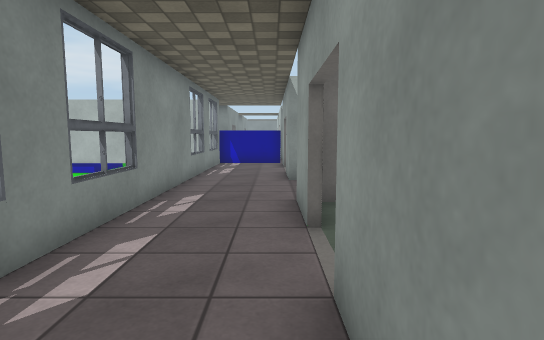
[1] (above)

24 first-person views from a walk through a scene from a Unity 3-D project. The camera is 1.3 m above the floor, tilts 6° down and sees 80° across. Doors are open. The floor is counted in squares, 1 m on a side. Each view is taken from the middle of a square. On the plan, view 1 faces up. The plan holds only what a view shows up to about 14 squares ahead; the rest is blank. The place goes on beyond the plan. The player is left out. Surface patterns are stand-ins for the level's own textures.

[2]
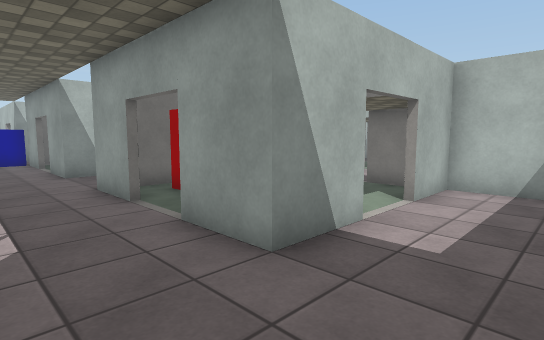

[3]
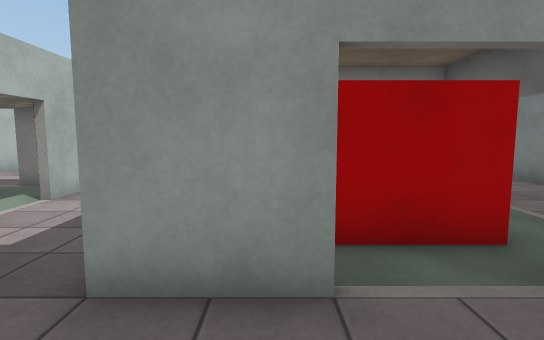

[4]
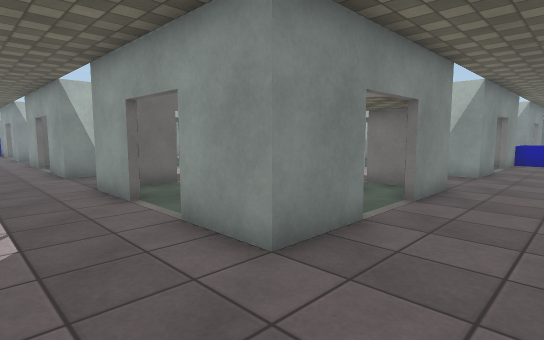

[5]
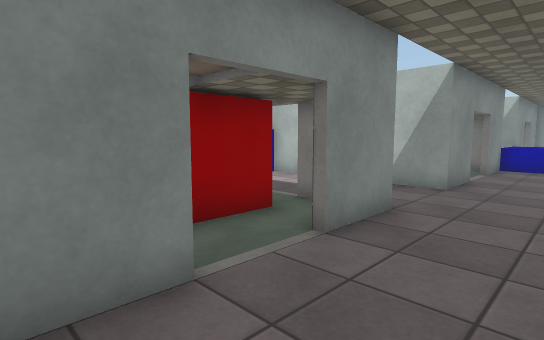

[6]
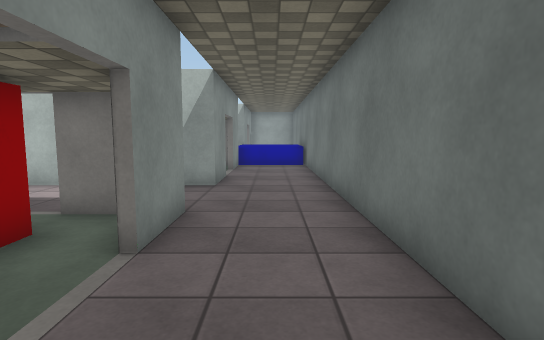

[7]
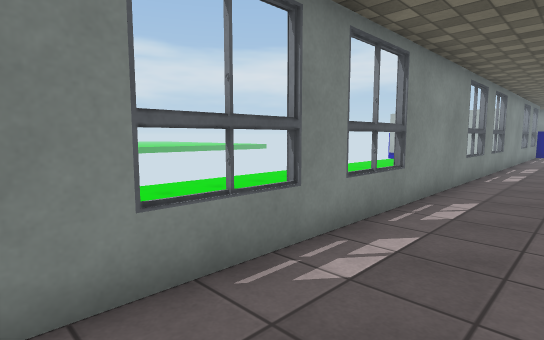

[8]
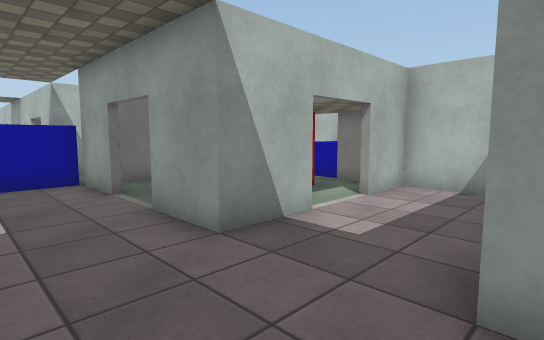

[9]
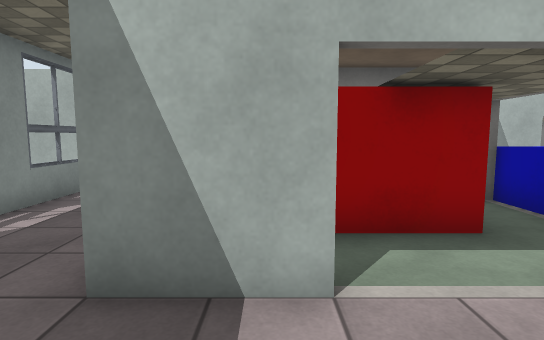

[10]
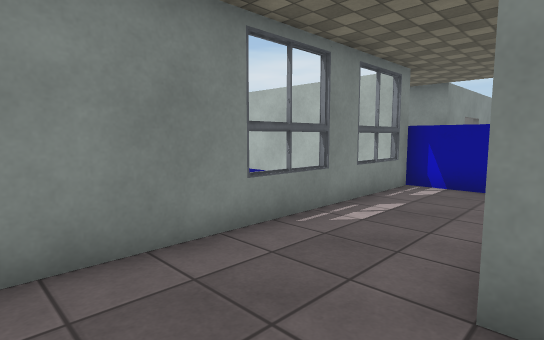

[11]
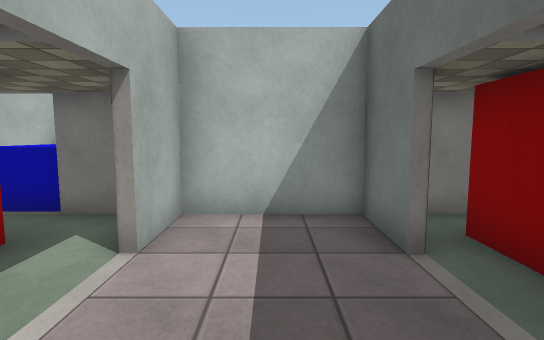

[12]
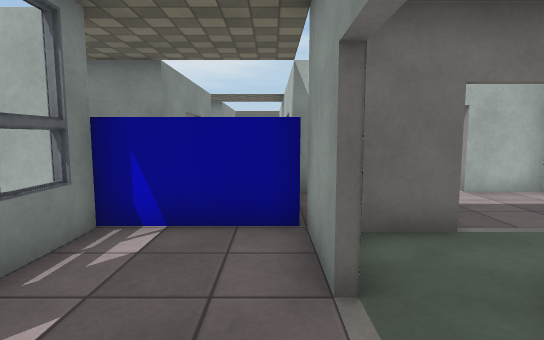

[13]
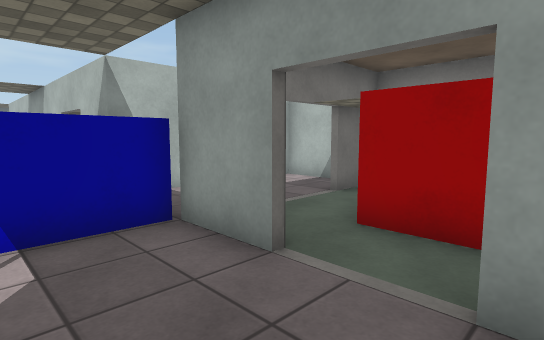

[14]
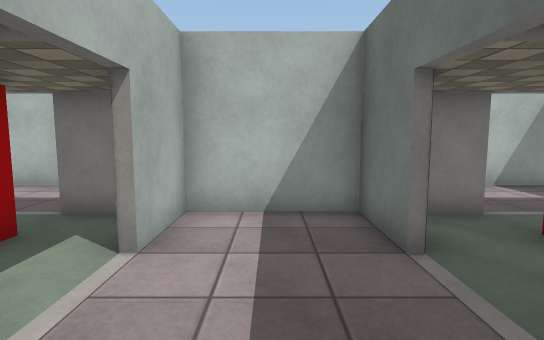

[15]
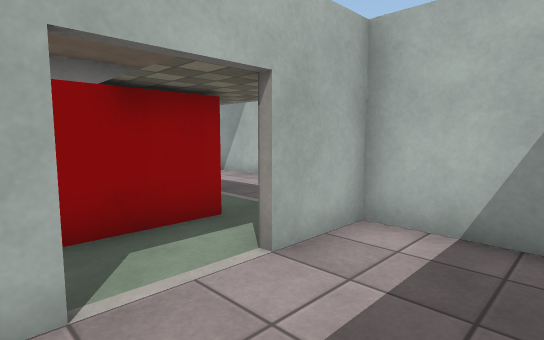

[16]
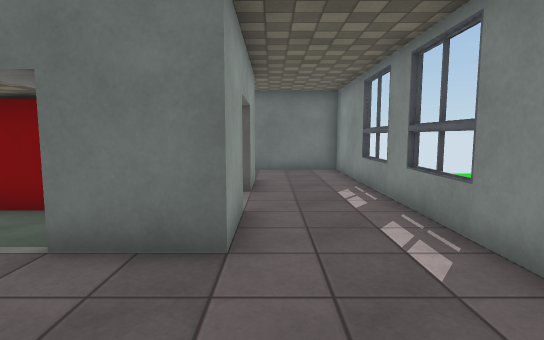

[17]
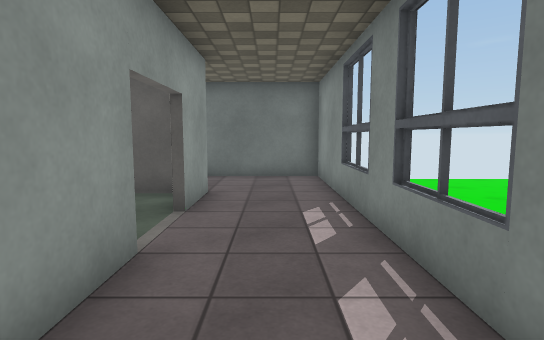

[18]
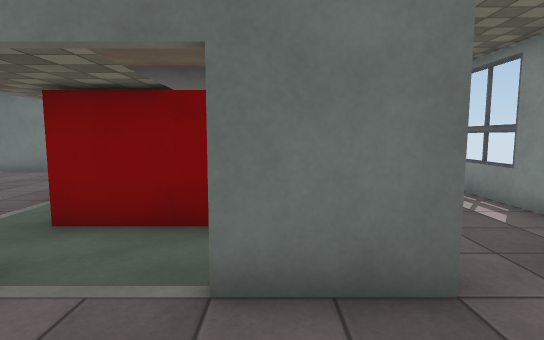

[19]
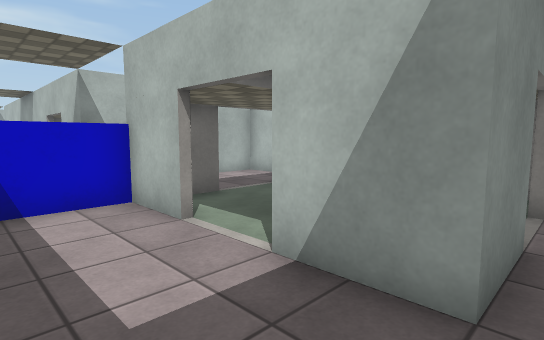

[20]
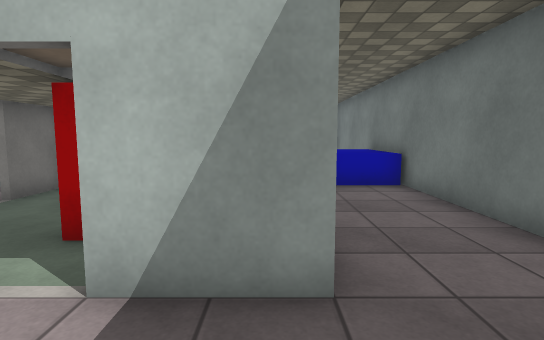

[21]
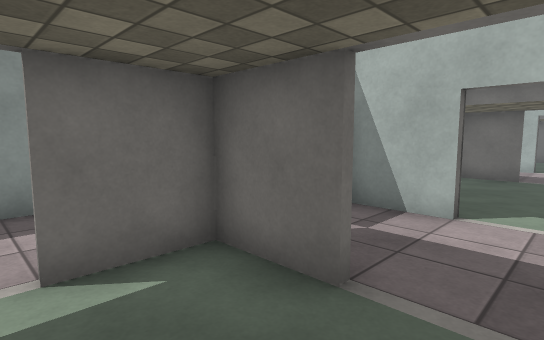

[22]
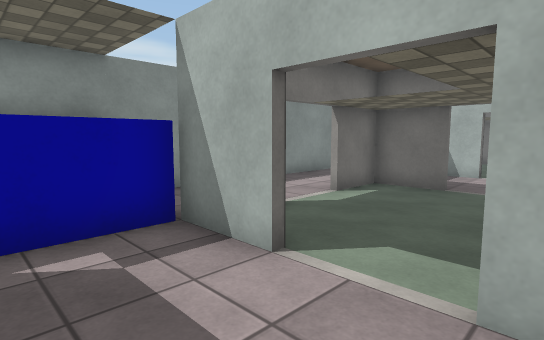

[23]
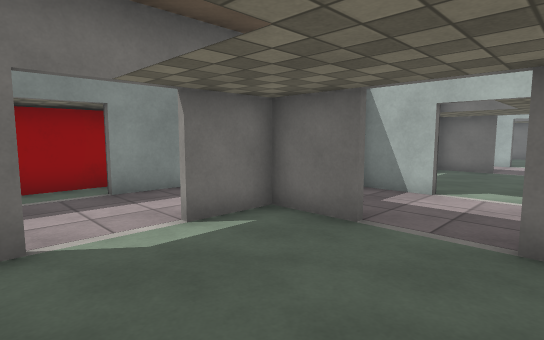

[24]
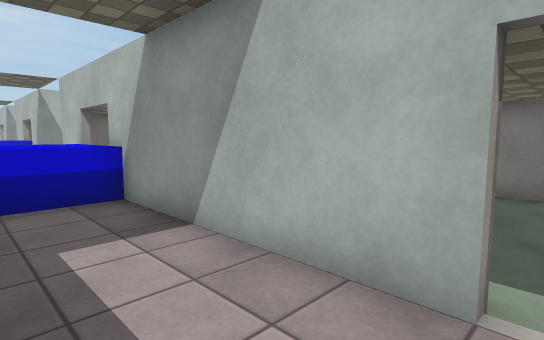

### Floor plan
Key: @ floor where view 1 was taken; # wall or solid block; . main floor; - floor 0.5 m lower than the main floor; ^ raised ledge; B red block; O other object.
Columns run from 11 left of view 1 to 14 right of it. Each row starts with its distance up from view 1.
 24         O
 23         O
 22
 21                     ^#
 20                      O
 19        OO   OO  OO   OO
 18             .. ..#    ..
 17             . ...#    ..
 16   ^######^^^. ...
 15         #.. OO  OO   OO
 14         #...O    O^^^O
 13         #....B    ^^^
 12         #....B   #^^^
 11         #...O BBBO ^^O
 10         #...OO  OO...OO
  9         #........#...#...
  8         #........#...#...
  7         #........#...#...
  6         #...OO..OO...OO
  5         #...O####O...O
  4         #...   ## ...
  3         #.... ### ...
  2         #...O    O.  O   .
  1  --     #...OO  OO..#OO .O
  0  --     #..@.....#^ ^.....
 -1 ---     #.........# ^.....
 -2 ---     #.........#^^.....
 -3 ---     #...OO..OO#. OO  O
 -4 ---     #...O    O...O
 -5  --     #... #### ...   .
 -6         #... # ## ...
 -7         #...O####O...O
 -8         #...OO  OO...OO  O
 -9     --  #.................
-10    ---  #.................
-11    --   #.................
-12    --   ##################

Positions as (right, up) in squares from view 1, and headings:
1: (0, 0), facing up
2: (-2, -2), facing up-right
3: (-2, -4), facing right
4: (-2, -11), facing up-right
5: (1, -11), facing up-right
6: (1, -10), facing right
7: (0, -9), facing up-left
8: (-2, 6), facing up-right
9: (2, 7), facing up
10: (1, 7), facing up-left
11: (1, 8), facing right
12: (0, 11), facing up
13: (-2, 11), facing up-right
14: (1, -1), facing right
15: (2, -2), facing up-right
16: (0, 1), facing down
17: (-1, -1), facing down
18: (2, 0), facing down
19: (7, -9), facing up-right
20: (7, -8), facing right
21: (13, -5), facing up-left
22: (14, -2), facing up-left
23: (14, 2), facing up-left
24: (7, 4), facing up-right
